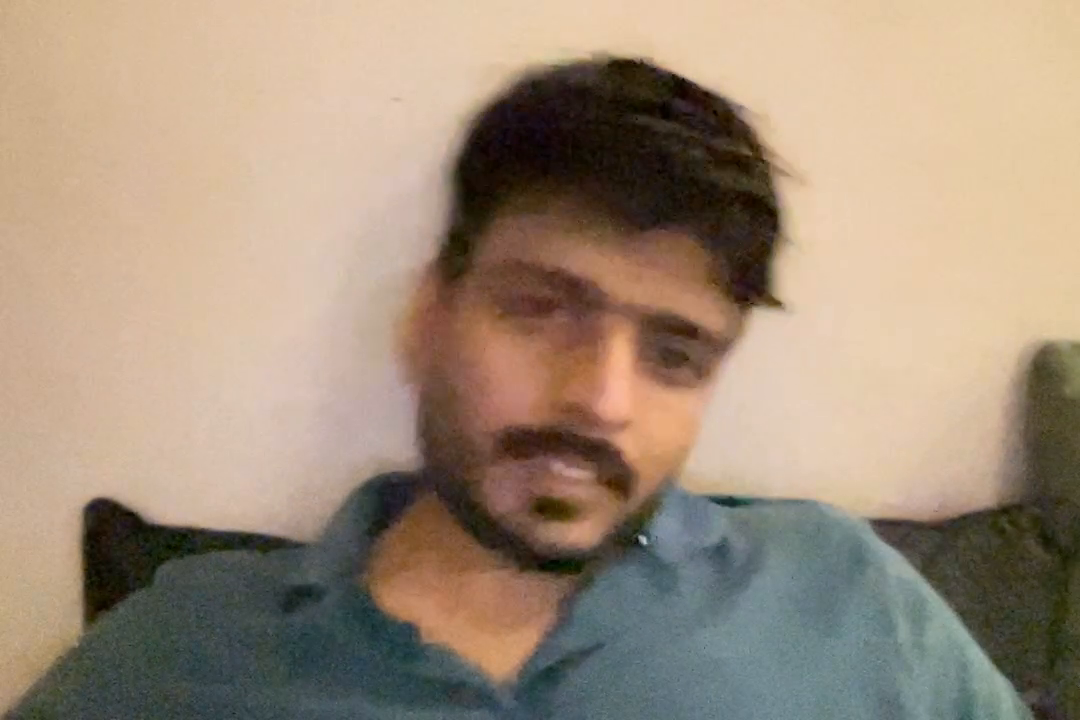
#> input picture frame 15 of SECOND_SEM/Computer Vision (Electives)/assignment/assignment_3/data/assignment3.mov, 1080 x 720 px
$ python 3.py
#> lines starting #> are read from the running program, lines starting #| are printed output that depends on the picture; after the words box and inside, x2 and y2 are one past the last pixel; in counts of white or black regions, pixels touching at a corner belong together
import cv2
import numpy as np

# Step 1: Read the video
video_path = 'data/assignment3.mov'
cap = cv2.VideoCapture(video_path)

# Get video properties
fps = cap.get(cv2.CAP_PROP_FPS)
width = int(cap.get(cv2.CAP_PROP_FRAME_WIDTH))
height = int(cap.get(cv2.CAP_PROP_FRAME_HEIGHT))
frame_count = int(cap.get(cv2.CAP_PROP_FRAME_COUNT))

# Define the codec and create VideoWriter object
fourcc = cv2.VideoWriter_fourcc(*'XVID')
out = cv2.VideoWriter('optical_flow_dance.avi', fourcc, fps, (width, height))

# Parameters for Shi-Tomasi corner detection
feature_params = dict(maxCorners=100, qualityLevel=0.3, minDistance=7, blockSize=7)

# Parameters for Lucas-Kanade optical flow
lk_params = dict(winSize=(15, 15), maxLevel=2, criteria=(cv2.TERM_CRITERIA_EPS | cv2.TERM_CRITERIA_COUNT, 10, 0.03))

# Random colors for optical flow
color = np.random.randint(0, 255, (100, 3))

# Read the first frame
ret, old_frame = cap.read()
#> old_frame is the input picture: shape (720, 1080, 3); mean B, G, R 122.2, 141.7, 160.3
old_gray = cv2.cvtColor(old_frame, cv2.COLOR_BGR2GRAY)
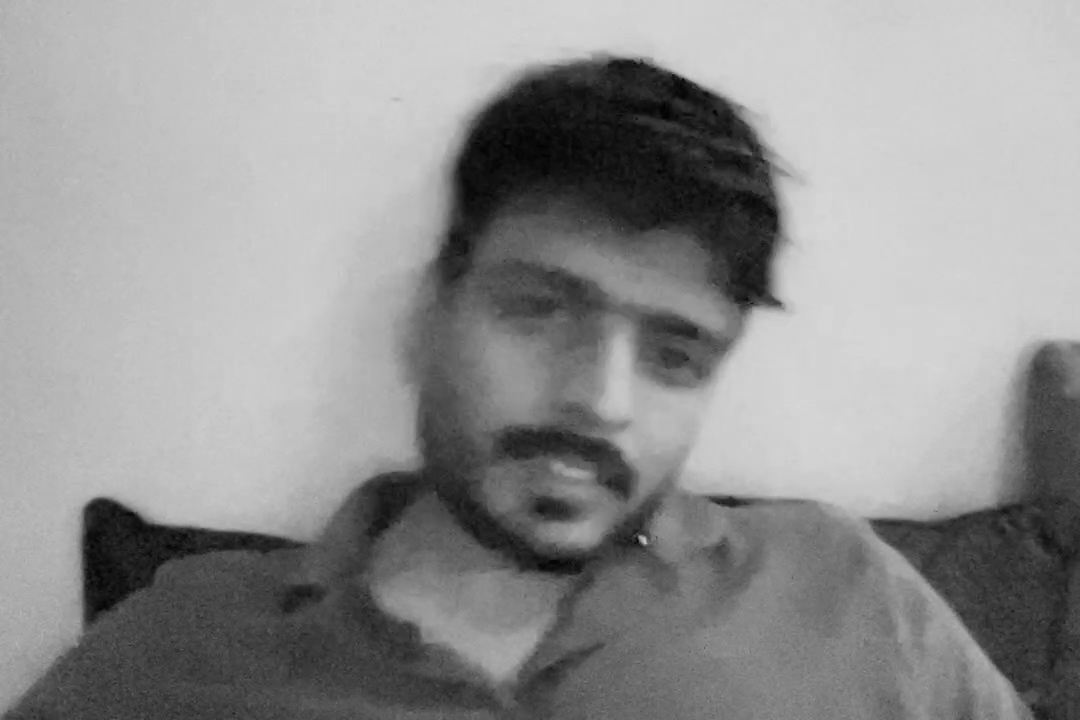
#> old_gray: shape (720, 1080); min 2, max 215, mean 145
p0 = cv2.goodFeaturesToTrack(old_gray, mask=None, **feature_params)
#> p0 = [[641, 537], [641, 61], [779, 305]]

# Create a mask image for drawing purposes
mask = np.zeros_like(old_frame)

while True:
    ret, frame = cap.read()
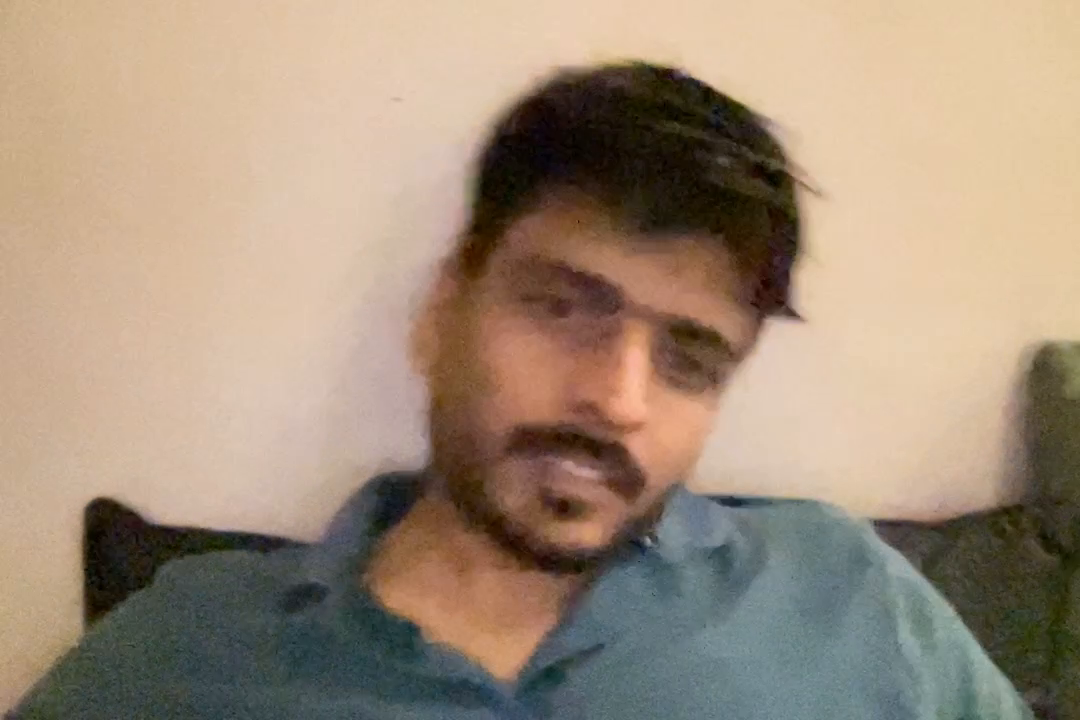
#> input picture frame 16 of SECOND_SEM/Computer Vision (Electives)/assignment/assignment_3/data/assignment3.mov, 1080 x 720 px
#> frame is the input picture: shape (720, 1080, 3); mean B, G, R 121.9, 141.5, 160.4
    if not ret:
        break
    frame_gray = cv2.cvtColor(frame, cv2.COLOR_BGR2GRAY)
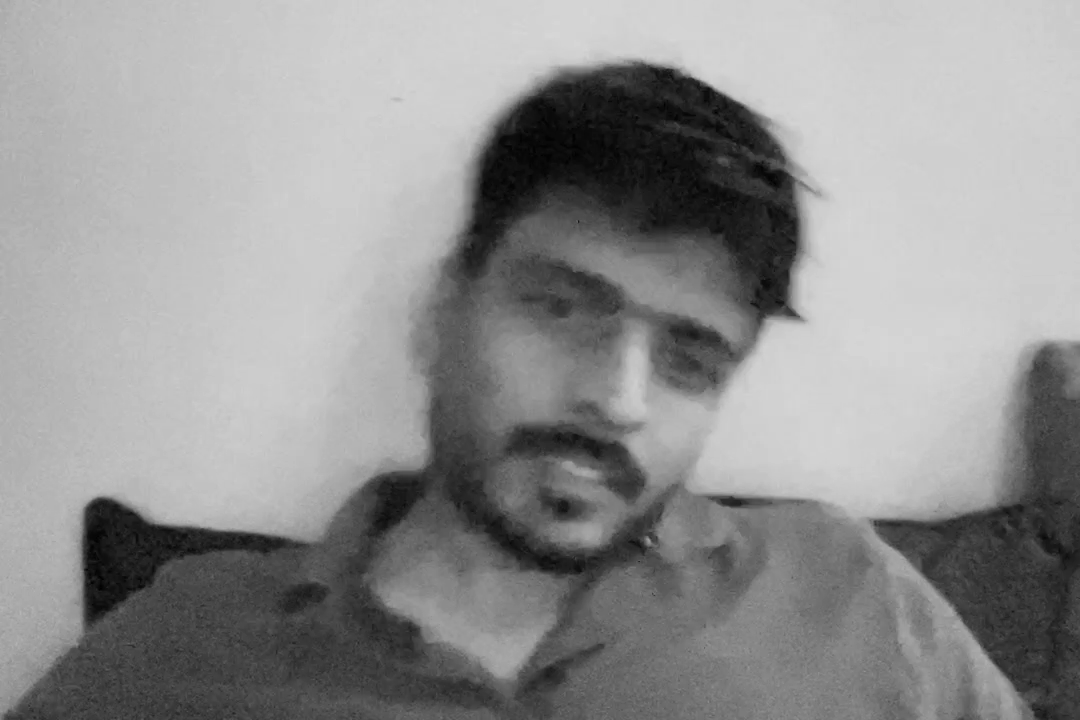
#> frame_gray: shape (720, 1080); min 0, max 215, mean 144.9

    # Calculate optical flow
    p1, st, err = cv2.calcOpticalFlowPyrLK(old_gray, frame_gray, p0, None, **lk_params)
#> p1 = [[645.6, 538.5], [670.4, 68.58], [796.5, 316.7]]; st = [1, 1, 1]; err = [20.03, 11.17, 7.57]

    # Select good points
    good_new = p1[st == 1]
#> good_new = [[645.6, 538.5], [670.4, 68.58], [796.5, 316.7]]
    good_old = p0[st == 1]
#> good_old = [[641, 537], [641, 61], [779, 305]]

    # Draw the tracks
    for i, (new, old) in enumerate(zip(good_new, good_old)):
        a, b = new.ravel()
        c, d = old.ravel()
        mask = cv2.line(mask, (a, b), (c, d), color[i].tolist(), 2)
        frame = cv2.circle(frame, (a, b), 5, color[i].tolist(), -1)
#> this loop made 3 passes
#> (a, b, c, d) on passes 1 to 3: (645.6, 538.5, 641, 537), (670.4, 68.58, 641, 61), (796.5, 316.7, 779, 305)
#> pass 2, `mask = cv2.line(mask, (a, b), (c, d), color[i].tolist(), 2)`:
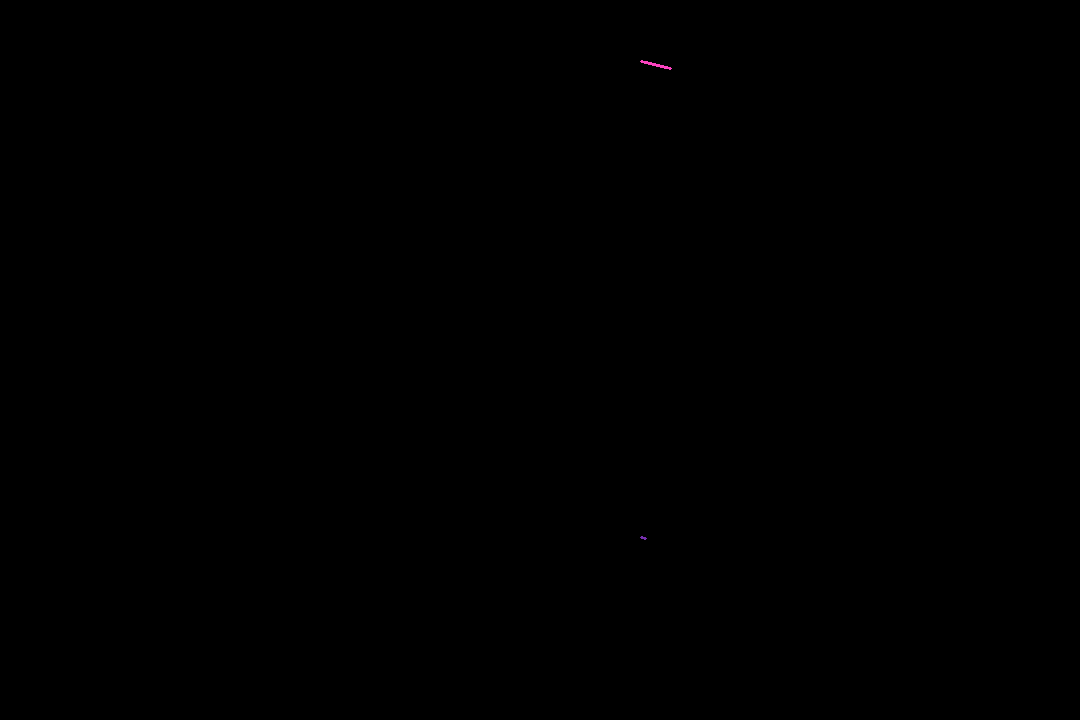
#> mask: shape (720, 1080, 3); mean of channels 0, 1, 2 0, 0, 0; drawn as B, G, R
#> after the loop: frame: shape (720, 1080, 3); mean B, G, R 121.9, 141.5, 160.4
#> after the loop: mask: shape (720, 1080, 3); 0.01% of pixels changed, all inside (x1, y1, x2, y2) = (778, 304, 798, 318)

    img = cv2.add(frame, mask)

    # Write the frame to the output video
    out.write(img)

    # Update the previous frame and previous points
    old_gray = frame_gray.copy()
    p0 = good_new.reshape(-1, 1, 2)
#> p0 = [[645.6, 538.5], [670.4, 68.58], [796.5, 316.7]]

# Release the capture and writer objects
cap.release()
out.release()
cv2.destroyAllWindows()

$ run again, starting later in the video
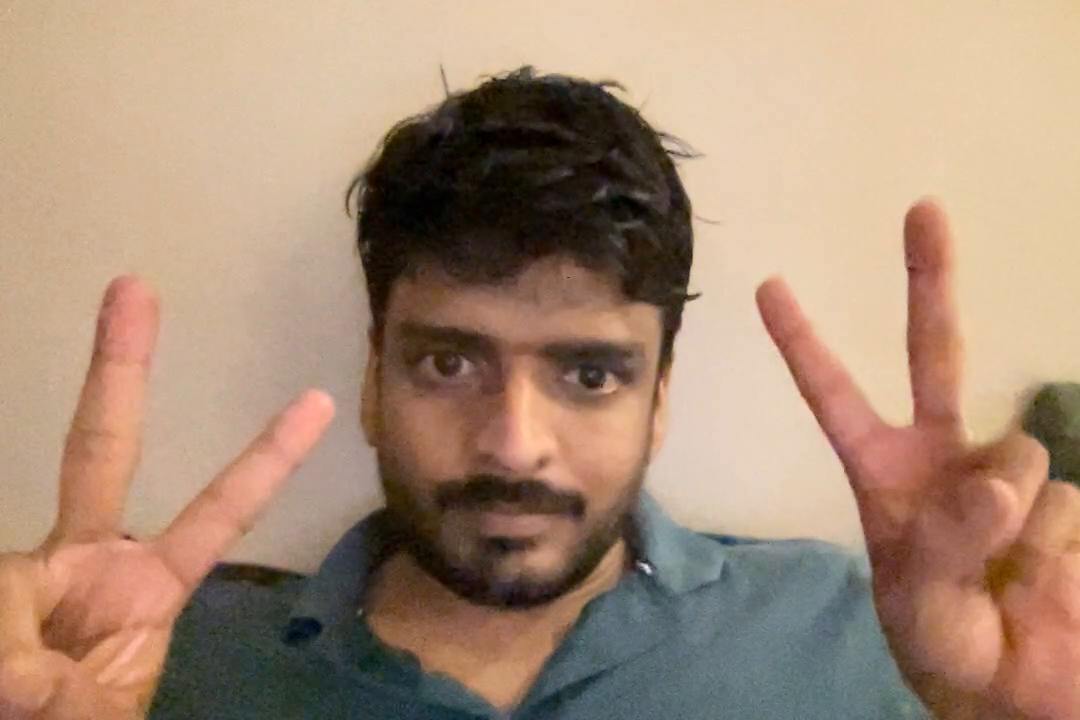
#> input picture frame 69 of SECOND_SEM/Computer Vision (Electives)/assignment/assignment_3/data/assignment3.mov, 1080 x 720 px
#> old_frame is the input picture: shape (720, 1080, 3); mean B, G, R 118.4, 140.3, 168.1
#> `old_gray = cv2.cvtColor(old_frame, cv2.COLOR_BGR2GRAY)`:
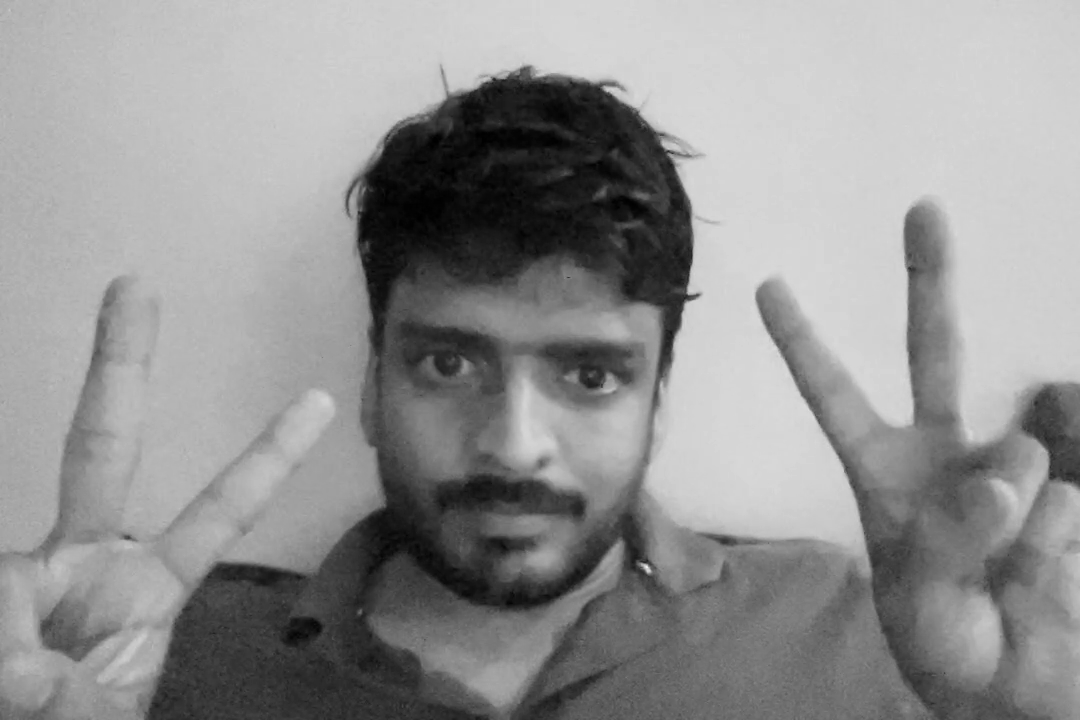
#> old_gray: shape (720, 1080); min 0, max 238, mean 146
#> `p0 = cv2.goodFeaturesToTrack(old_gray, mask=None, **feature_params)`: p0 = 13 rows, first 8: [689, 292], [493, 79], [646, 565], [649, 572], [602, 86], [666, 151], [686, 303], [638, 563]
#> p1 = 13 rows, first 8: [688.9, 292.6], [493.1, 79.7], [645.8, 565.1], [648.8, 572], [602.8, 86.82], [666.1, 151.4], [686.3, 303.3], [638.1, 563.2]; st = [1, 1, 1, 1, 1, 1, 1, 1, 1, 1, 1, 1, 1]; err = [6.31, 7.77, 3.26, 2.25, 9.36, 6.03, 4.17, 5.41, 3.71, 5.94, 7.63, 3.87, 4.3]
#> good_new has the same summary as p1
#> good_old has the same summary as p0
#> the loop `for i, (new, old) in enumerate(zip(good_new, good_old)):` made 13 passes
#> (a, b, c, d) on passes 1 to 8: (688.9, 292.6, 689, 292), (493.1, 79.7, 493, 79), (645.8, 565.1, 646, 565), (648.8, 572, 649, 572), (602.8, 86.82, 602, 86), (666.1, 151.4, 666, 151), (686.3, 303.3, 686, 303), (638.1, 563.2, 638, 563)
#> after the loop `for i, (new, old) in enumerate(zip(good_new, good_old)):`:
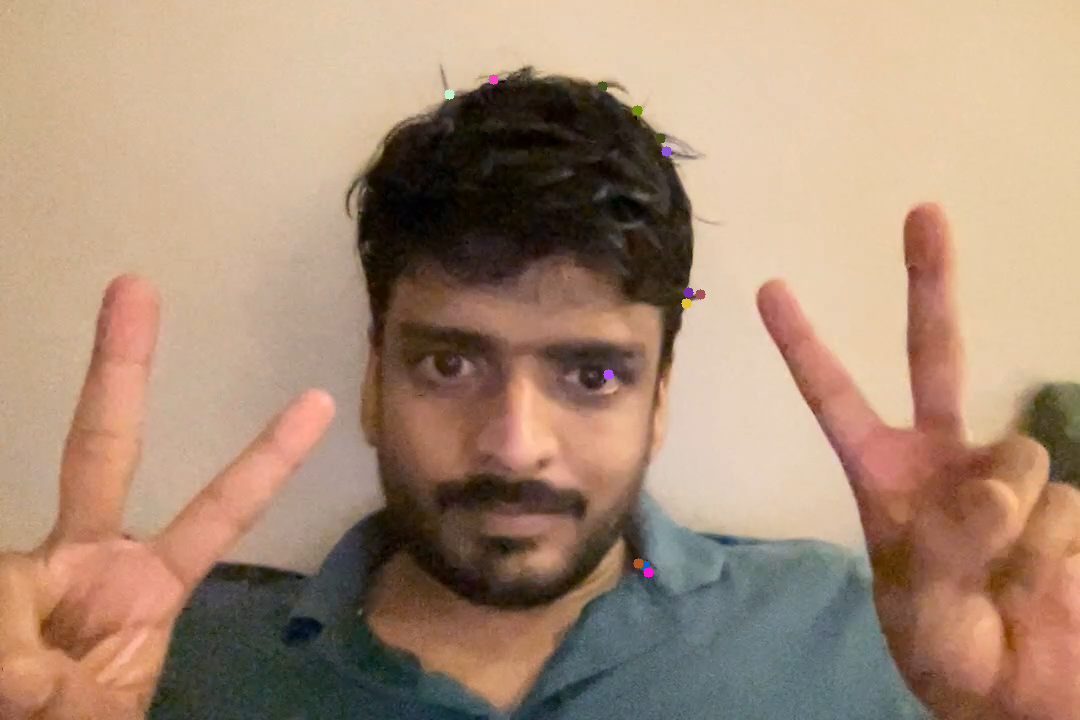
#> frame: shape (720, 1080, 3); mean B, G, R 118.4, 140.3, 168
#> `p0 = good_new.reshape(-1, 1, 2)`: p0 has the same summary as p1

$ run again, starting later in the video
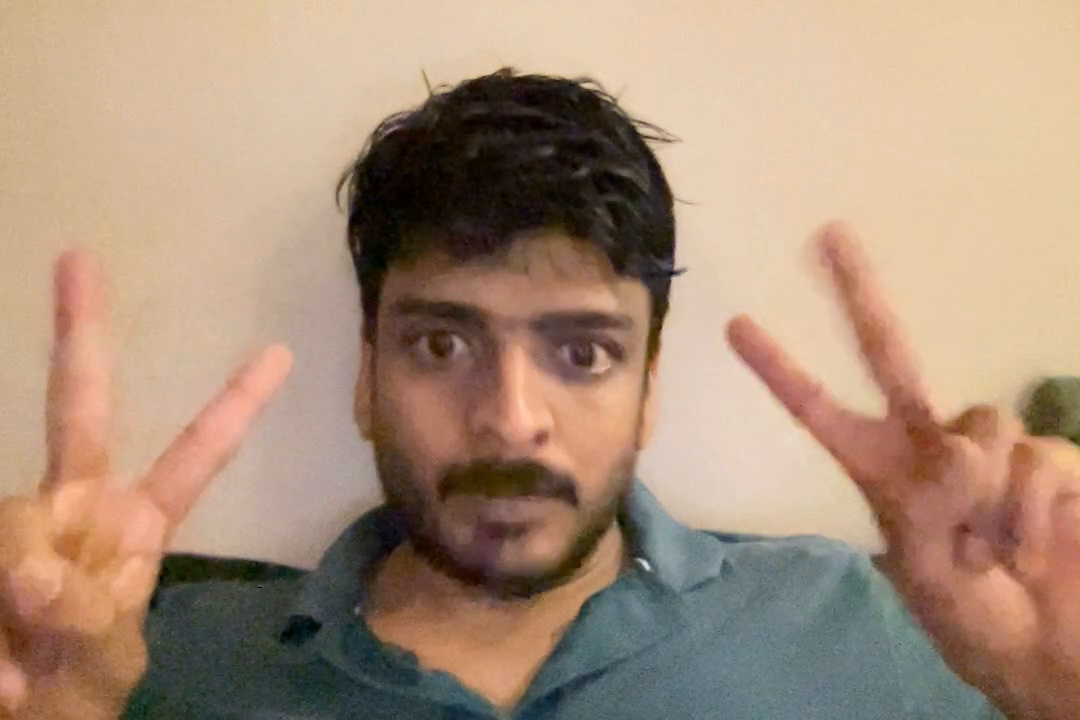
#> input picture frame 124 of SECOND_SEM/Computer Vision (Electives)/assignment/assignment_3/data/assignment3.mov, 1080 x 720 px
#> old_frame is the input picture: shape (720, 1080, 3); mean B, G, R 120.9, 142.4, 168.6
#> `p0 = cv2.goodFeaturesToTrack(old_gray, mask=None, **feature_params)`: p0 = [[676, 268], [673, 278], [646, 141], [649, 568], [639, 560], [581, 83], [638, 126], [615, 100], [432, 93], [513, 74], [677, 201], [453, 337]]
#> `frame_gray = cv2.cvtColor(frame, cv2.COLOR_BGR2GRAY)`:
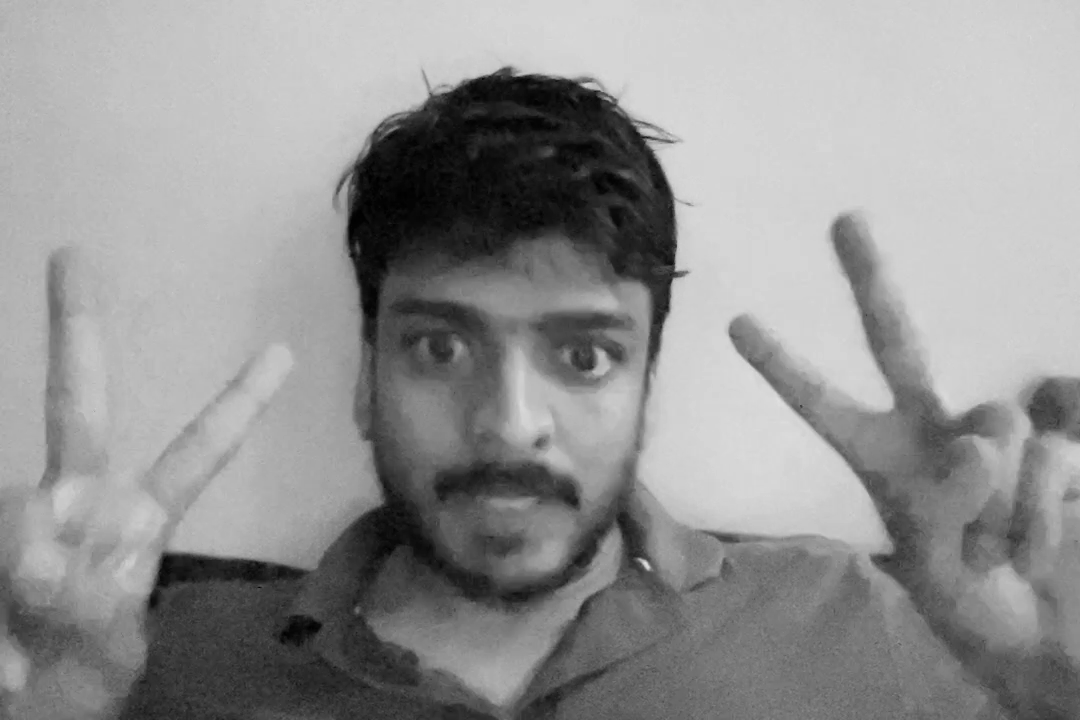
#> frame_gray: shape (720, 1080); min 0, max 225, mean 146.7
#> p1 = [[677.1, 270], [673.7, 280], [646.9, 141.5], [649.2, 567.7], [639.3, 559.8], [581.3, 82.81], [638.9, 126.5], [615.4, 100.1], [431.7, 93.15], [513.4, 73.6], [677.9, 202.5], [452.6, 339.4]]; st = [1, 1, 1, 1, 1, 1, 1, 1, 1, 1, 1, 1]; err = [12.52, 10.33, 7.87, 1.51, 2.69, 3.83, 6.17, 6.29, 3.1, 5.21, 6.63, 11.1]
#> good_new has the same summary as p1
#> good_old has the same summary as p0
#> the loop `for i, (new, old) in enumerate(zip(good_new, good_old)):` made 12 passes
#> (a, b, c, d) on passes 1 to 8: (677.1, 270, 676, 268), (673.7, 280, 673, 278), (646.9, 141.5, 646, 141), (649.2, 567.7, 649, 568), (639.3, 559.8, 639, 560), (581.3, 82.81, 581, 83), (638.9, 126.5, 638, 126), (615.4, 100.1, 615, 100)
#> after the loop `for i, (new, old) in enumerate(zip(good_new, good_old)):`:
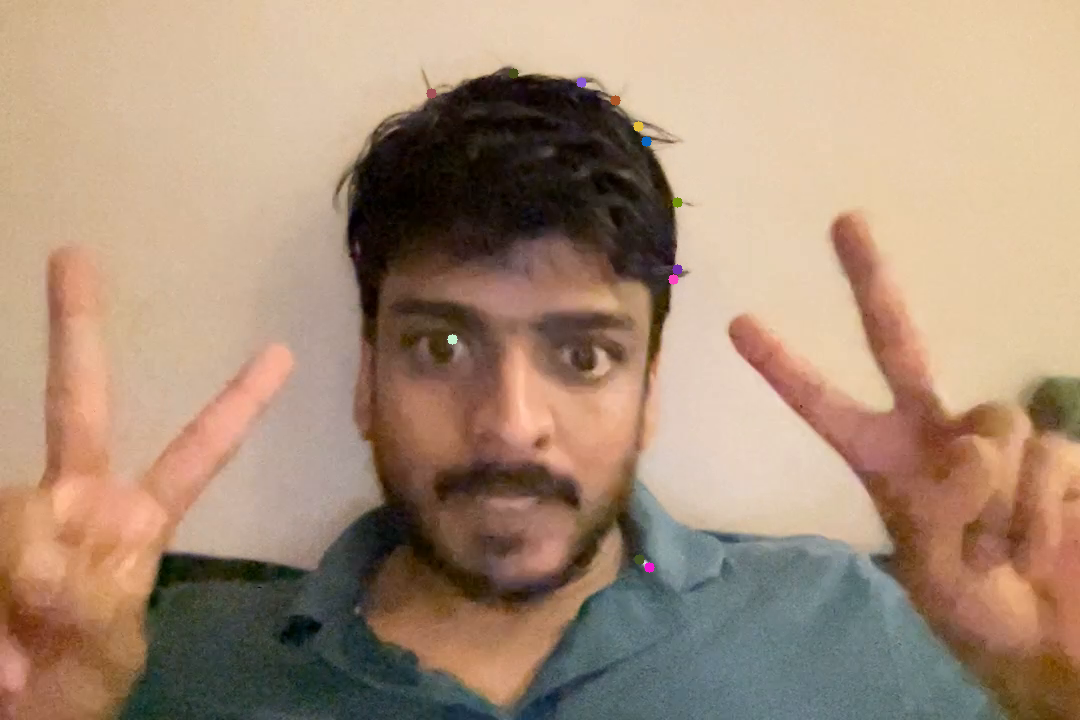
#> frame: shape (720, 1080, 3); mean B, G, R 119.6, 141.6, 167.3
#> `p0 = good_new.reshape(-1, 1, 2)`: p0 has the same summary as p1
